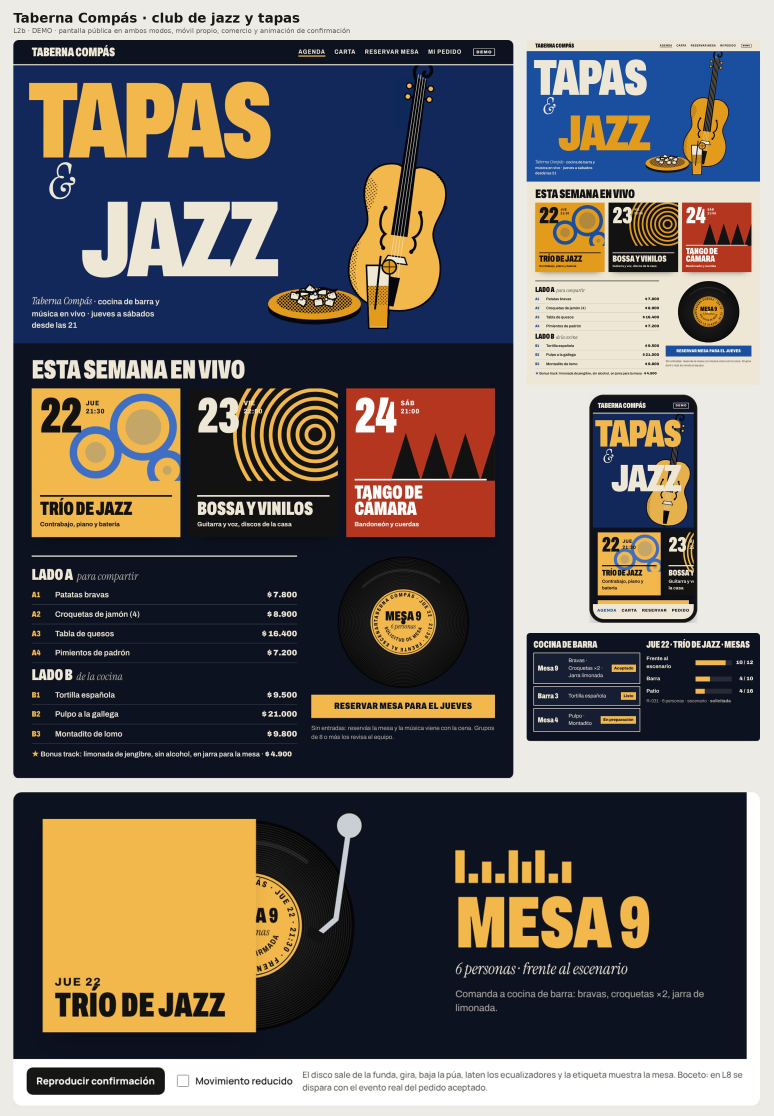
#> input picture docs/tableflow/screens/p5-l2/hojas/L2b-bar.jpg, 2320 x 3347 px, given in place of cafe-publica-oscuro.png, which was not available (shown at 1/3 size)
$ python make_sheets.py L2b-bar.jpg L2b-cafe.jpg
#> lines starting #> are read from the running program, lines starting #| are printed output that depends on the picture; pictures that were not available may be replaced by others from this repository, and a replacement may not be noted
"""Hojas comparativas de L2b: una por identidad (pública claro/oscuro, móvil, comercio y confirmación).
Uso: python3 -I make_sheets.py <carpeta de capturas> <carpeta de salida>"""
import os
import sys
from PIL import Image, ImageDraw, ImageFont

src, out = sys.argv[1], sys.argv[2]
NAMES = {
    'cafe': 'Ritual Café · confitería notable porteña',
    'hela': 'Copo · heladería: la vitrina es el menú',
    'resto': 'Mesa Clara · bodegón de pizarra y pingüino',
    'bar': 'Taberna Compás · club de jazz y tapas',
    'rapida': 'Brasa Rápida · brasa a la vista',
}
font = lambda s, b=False: ImageFont.truetype('/usr/share/fonts/truetype/dejavu/DejaVuSans%s.ttf' % ('-Bold' if b else ''), s)
for biz, title in NAMES.items():
    get = lambda n: Image.open(os.path.join(src, f'{biz}-{n}.png')).convert('RGB')
#> further down, big is the input picture: PIL image 2320x3347 RGB; mean R, G, B 110.3, 104.5, 99.9
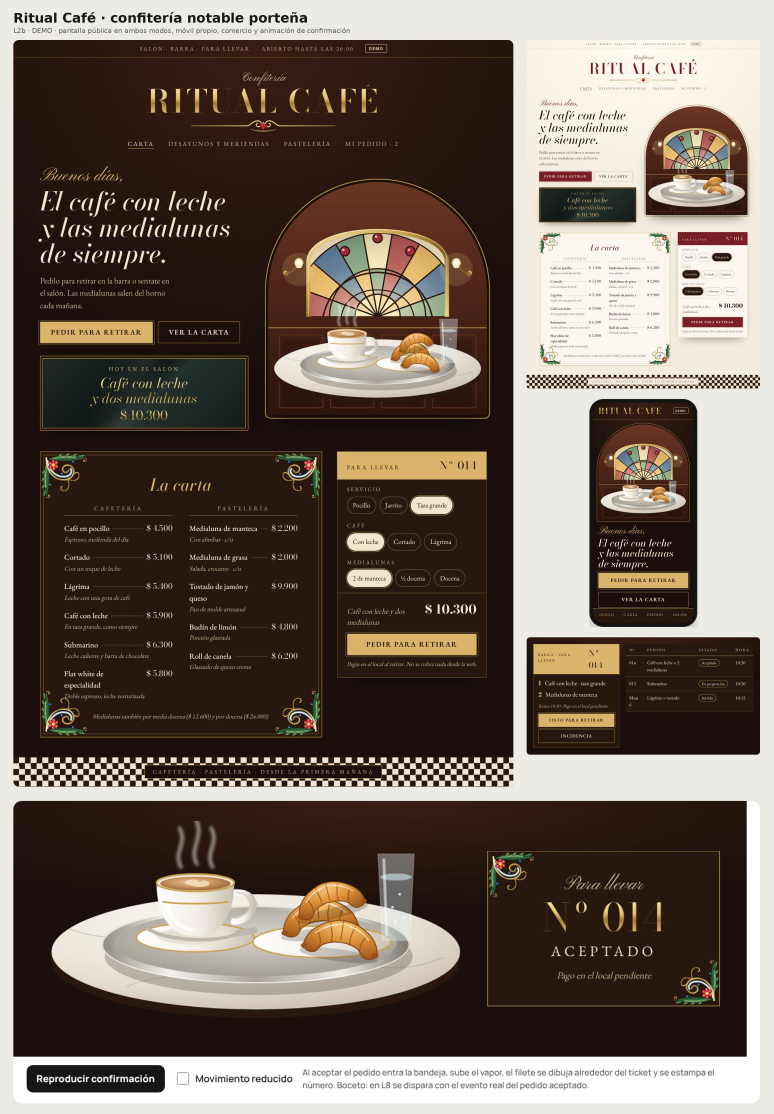
#> input picture docs/tableflow/screens/p5-l2/hojas/L2b-cafe.jpg, 2320 x 3340 px, given in place of cafe-publica-claro.png, which was not available (shown at 1/3 size)
    big = get('publica-claro' if biz in ('hela', 'resto', 'rapida') else 'publica-oscuro')
    alt = get('publica-oscuro' if biz in ('hela', 'resto', 'rapida') else 'publica-claro')
#> alt is the input picture: PIL image 2320x3340 RGB; mean R, G, B 112.2, 99.3, 90
    W = 1500
    big = big.resize((W, round(big.height * W / big.width)))
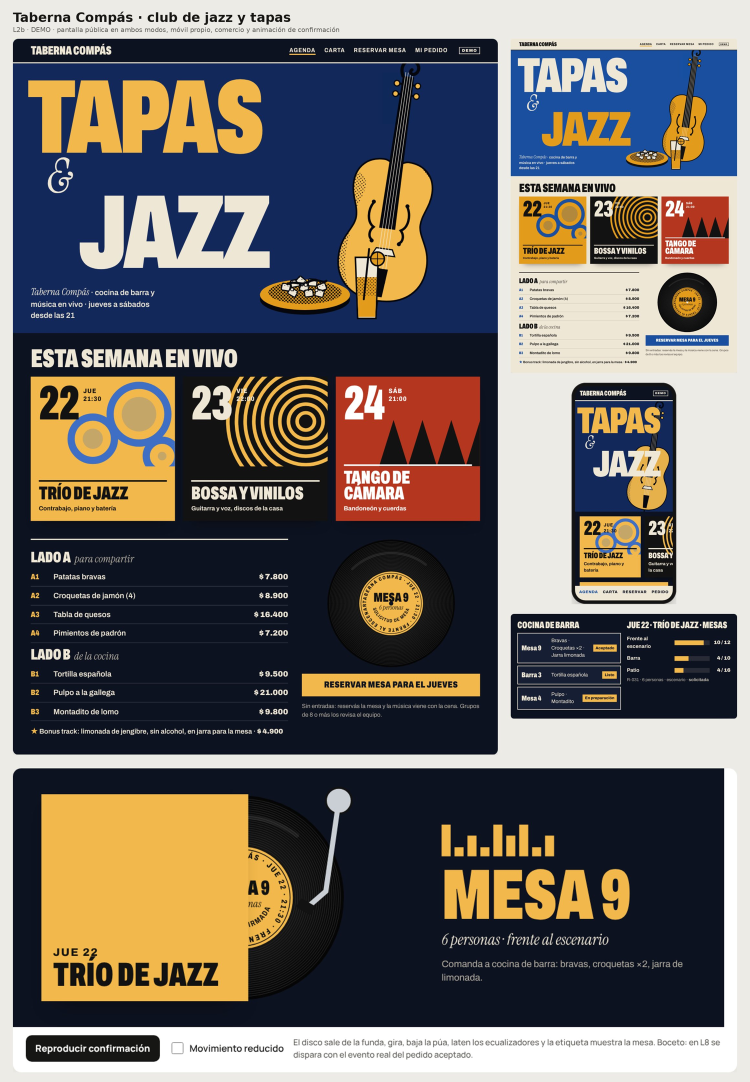
#> big: PIL image 1500x2164 RGB (shown at 1/2 size); mean R, G, B 110.3, 104.5, 99.9
    side_w = 700
    alt = alt.resize((side_w, round(alt.height * side_w / alt.width)))
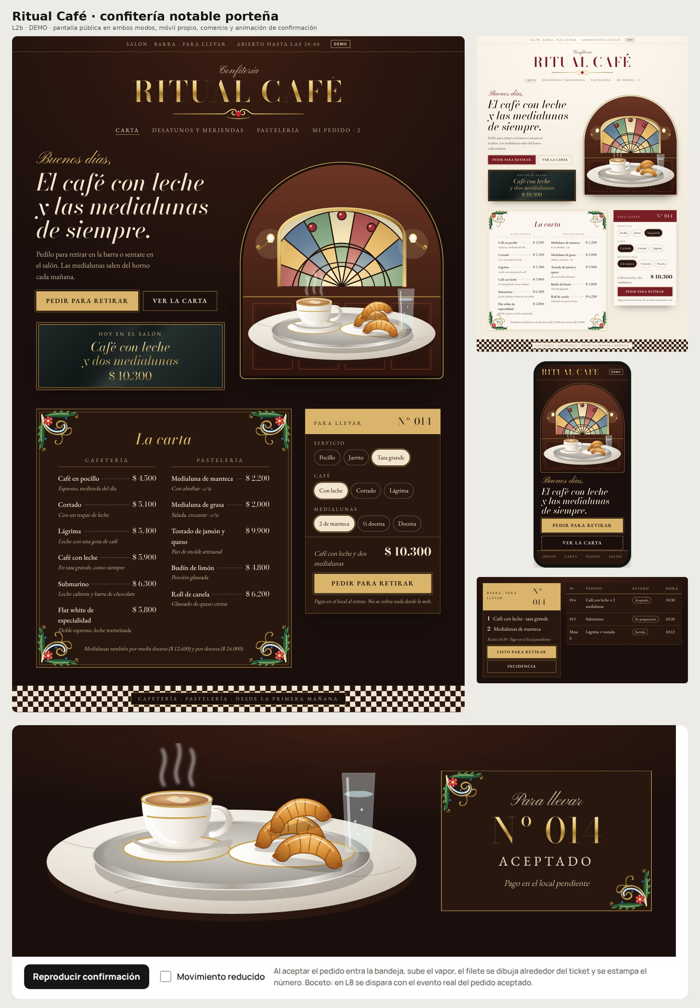
#> alt: PIL image 700x1008 RGB; mean R, G, B 112.2, 99.2, 90
    phone = get('movil')
    phone = phone.resize((round(phone.width * 0.9), round(phone.height * 0.9)))
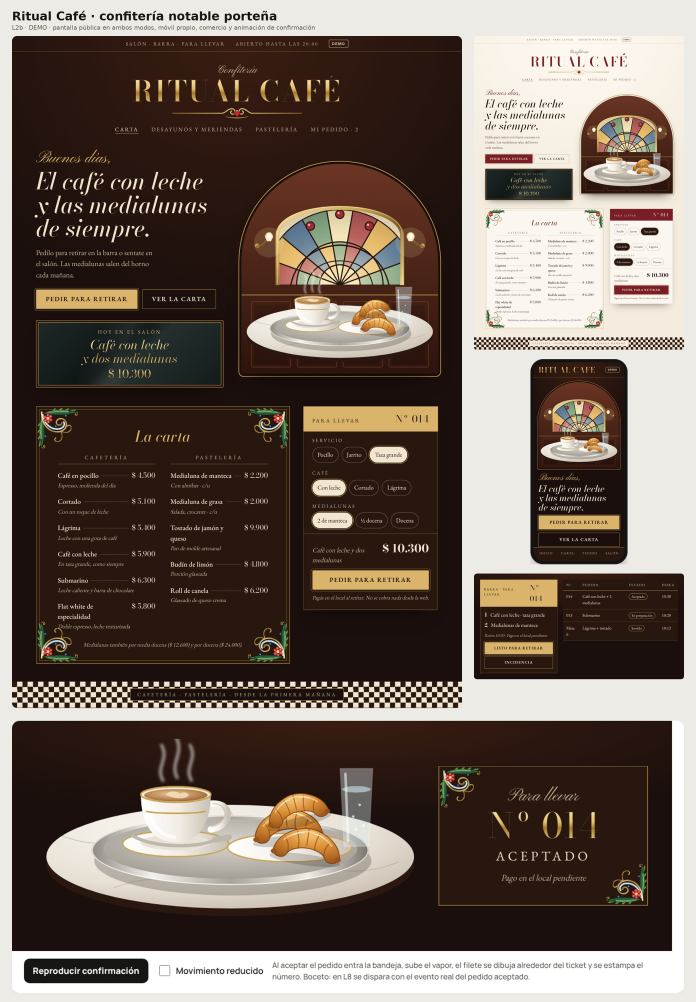
#> phone: PIL image 2088x3006 RGB (shown at 1/3 size); mean R, G, B 112.2, 99.3, 90
#> (the run stopped early here; a loop or call above may not have finished)
